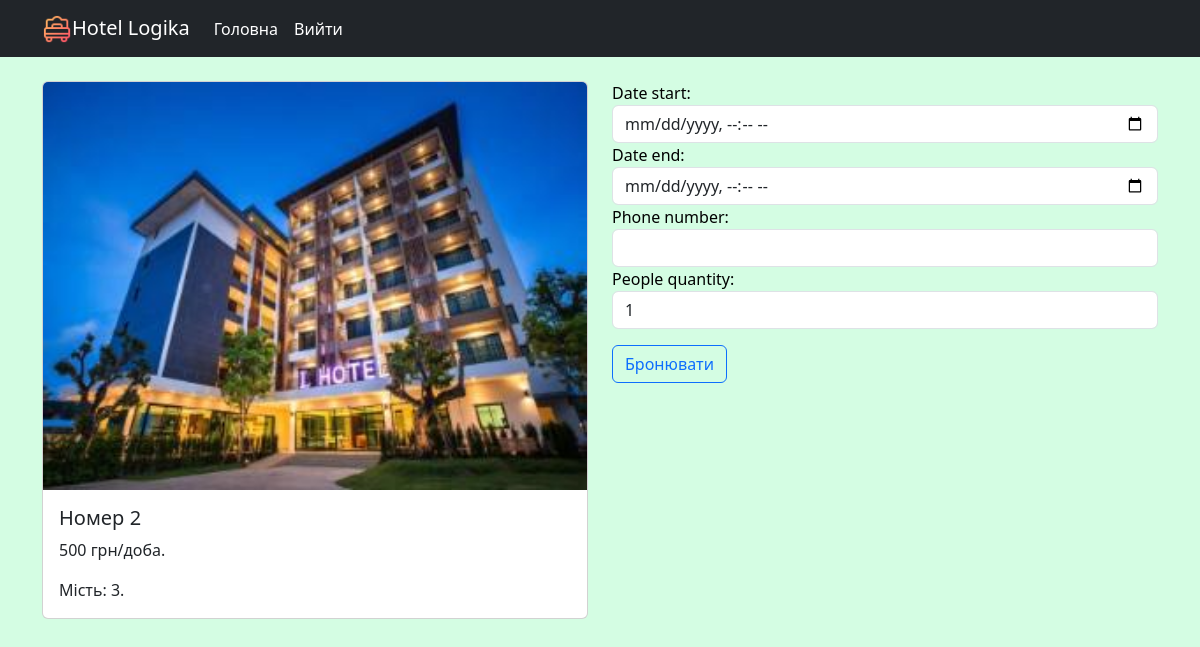
The app's page /booking/2/ (signed in) with its own data.
### reservation/models.py (models this page shows, shortened)
class Room(models.Model):
    number = models.PositiveIntegerField()
    description = models.TextField(null=True, blank=True)
    place = models.PositiveIntegerField(default=1)
    price = models.PositiveIntegerField()
    image = models.ImageField(upload_to='rooms_image')
    type_room = models.ForeignKey(TypeRoom, on_delete=models.CASCADE)
    class Meta:
        ordering = ['number']  # Сортування за ціною
        verbose_name = "room"  # Назва в однині в адмінці
        verbose_name_plural = "Rooms" #Назва в множині

### reservation/views.py (the view, shortened to what this page needs)
# urls.py: path('booking/<int:id_room>/', booking, name='booking')
@login_required
def booking(request, id_room):
    room = get_object_or_404(Room, id=id_room)
    form = BookingForm(room=room)
    context = {
        'room': room,
        'form': form,
    }
    return render(request, template_name='booking.html', context=context)

### reservation/forms.py (shortened to what this page needs)
class BookingForm(forms.ModelForm):
    class Meta:
        model = Reservation
        fields = [
            'date_start',
            'date_end',
            'phone_number',
            'people_quantity'
        ]
        widgets = {
            'date_start': forms.DateTimeInput(attrs={'type': 'datetime-local'}),
            'date_end': forms.DateTimeInput(attrs={'type': 'datetime-local'})
        }
    def __init__(self, *args, **kwargs):
        self.room = kwargs.pop('room',None)
        super().__init__(*args, **kwargs)
        for field in self.fields.values():
            field.widget.attrs['class'] = 'form-control'

### templates/booking.html (shortened to what this page needs)
{% extends 'base.html' %}
{% block content %}
<div class="row">
    <div class="col-10 col-md-6">
        <div class="card">
          <img src="{{room.image.url}}" class="card-img-top">
          <div class="card-body">
                <h5 class="card-title">Номер {{room.number}}</h5>
                <p class="card-text">{{room.price}} грн/доба.</p>
            <p class="card-text">Мість: {{room.place}}.</p>
          </div>
        </div>
    </div>
    <div class="col-12 col-md-6">
         <form action="" method="post">
             {{ form.as_div }}
             <button type="submit" class="btn btn-outline-primary my-3">Бронювати</button>
    </div>
</div>
{% endblock %}

### static/css/style.css (style rules this page uses)
body { background-color: #d4fde3; color: black; }

### records on screen
Room: image (picture), number "2", price "500", place "3"
